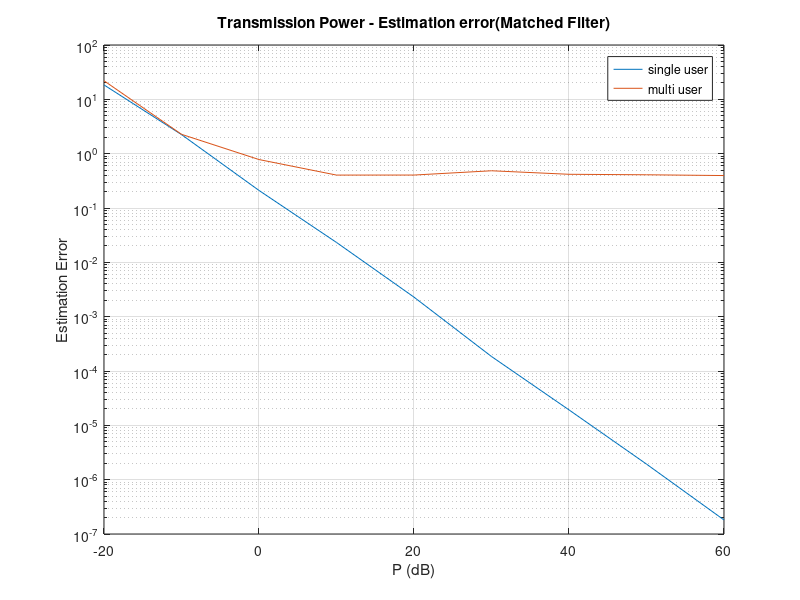
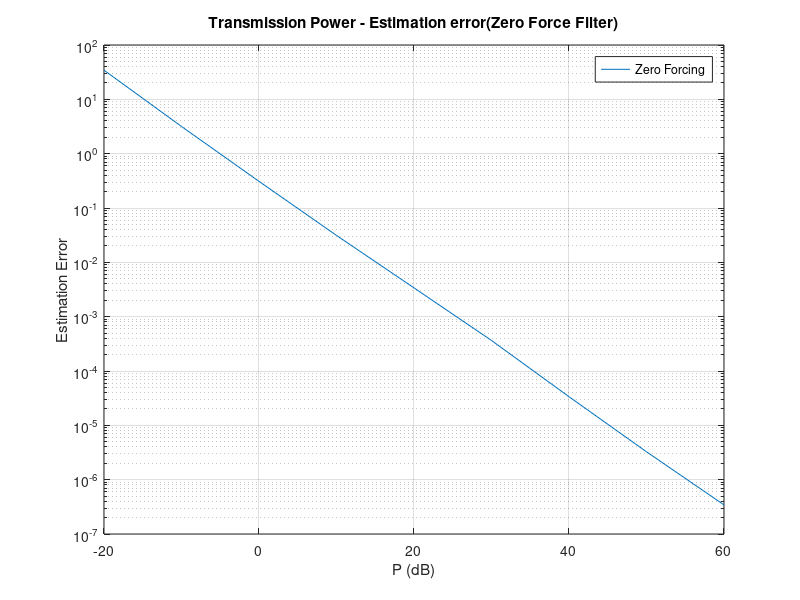

Reproduce these figures in MATLAB, in order.
%% Linear Filters

m = 4; % Number of Antennas at the base station

PdB = (-2:1:6) * 10; % Different values for the transmit power in dB
Ps = 10.^(0.1 .* PdB);

nIter = 100; % Number of iterations used for the simulations per transmit power value

% Complex circular Gaussian distributed channel coefficients
h = sqrt(0.5) * (randn(m, 1) + 1i * randn(m, 1));

%% Single-user Scenario

errorsSingle = zeros(length(Ps), 1);

for iP = 1:length(Ps)
    P = Ps(iP);
    
    gMF = 1/(h'*h)/sqrt(P) * h;
    
    for iSim = 1:nIter
        s = sqrt(0.5) * (randn+1i*randn);
        w =sqrt(0.5) * (randn(m, 1) + 1i * randn(m, 1));        
        y = sqrt(P)*h*s+w;        
        shat = gMF'*y;        
        errorsSingle(iP) = errorsSingle(iP) + 1 / nIter * abs(s-shat)^2;
    end
end

% TODO: Add plot
figure;
semilogy(PdB, errorsSingle);hold on;grid on;
title('Transmission Power - Estimation error(Matched Filter)');
xlabel('P (dB)');
ylabel('Estimation Error');


%% Multi-User Scenario

% Number of Interfering users
Ui = 2;
% Interfering channel
Hi = sqrt(.5) * (randn(m, Ui) + 1i * randn(m, Ui));

errorsTwo = zeros(length(Ps), 1);

% TODO: Add simulation
for iP = 1:length(Ps)
    P = Ps(iP);
    
    gMF = 1/(h'*h)/sqrt(P) * h;
    
    for iSim = 1:nIter
        s = sqrt(0.5) * (randn + 1i*randn);
        si = sqrt(0.5) * (randn(Ui, 1) + 1i*randn(Ui, 1));
        w = sqrt(0.5) * (randn(m, 1) + 1i * randn(m, 1));        
        y = sqrt(P)*h*s +sqrt(P)*Hi*si + w;        
        shat = gMF'*y;        
        errorsTwo(iP) = errorsTwo(iP) + 1 / nIter * abs(s-shat)^2;
    end
end


% TODO: Add plot
semilogy(PdB, errorsTwo);
legend('single user', 'multi user');
% hold off;

%% Zero-forcing Filter

errorsZF = zeros(length(Ps), 1);

V2 = null(Hi');
Proj = V2*V2';
% TODO: Add simulation
for iP = 1:length(Ps)
    P = Ps(iP);
    gZF = Proj*h;
    gZF_norm = gZF'*h*sqrt(P);
    gZF = gZF/gZF_norm;
    
    
    for iSim = 1:nIter
        s = sqrt(0.5) * (randn + 1i*randn);
        si = sqrt(0.5) * (randn(Ui, 1) + 1i*randn(Ui, 1));
        w = sqrt(0.5) * (randn(m, 1) + 1i * randn(m, 1));        
        y = sqrt(P)*h*s +sqrt(P)*Hi*si + w;        
        shat = gZF'*y;        
        errorsZF(iP) = errorsZF(iP) + 1 / nIter * abs(s-shat)^2;
    end
end

% TODO: Add plot
figure;
semilogy(PdB, errorsZF);grid on;
legend('Zero Forcing');
title('Transmission Power - Estimation error(Zero Force Filter)');
xlabel('P (dB)');
ylabel('Estimation Error');
